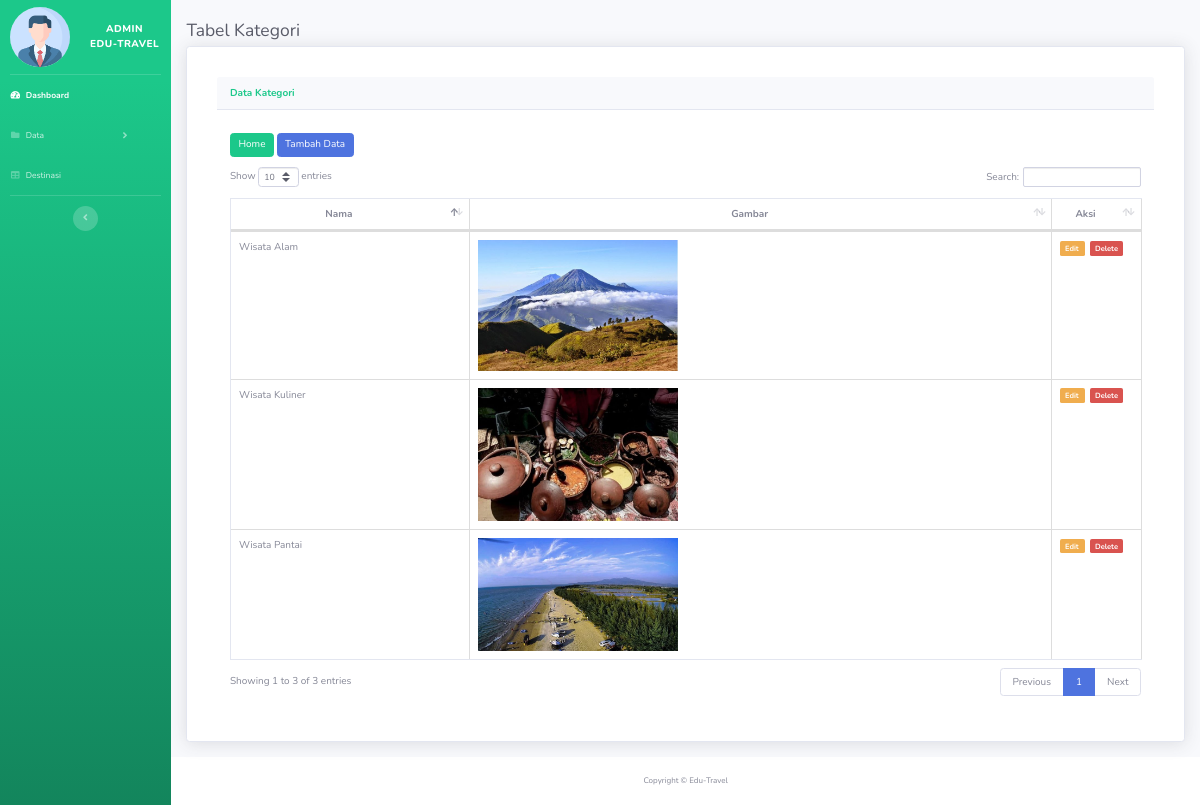
/travelling/admin_page/kategori/kategori.php (signed in), run on an earlier commit of the app's database.
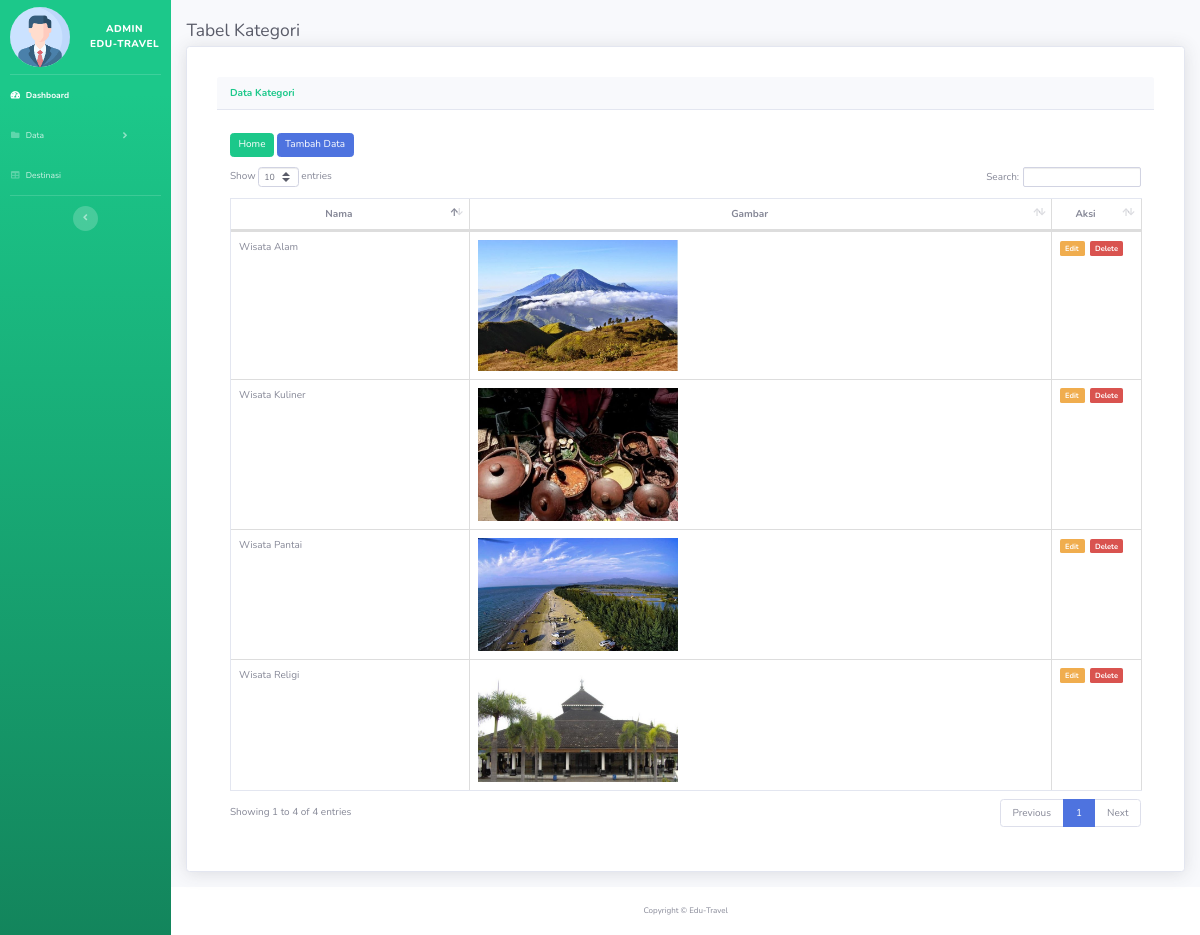
And on a later commit of the database.
### tables this page shows
CREATE TABLE `kategori` (
  `id_kategori` int(11) NOT NULL,
  `nama_kategori` varchar(100) NOT NULL,
  `gambar_kategori` text NOT NULL
);

### travelling/admin_page/kategori/kategori.php (the view, shortened to what the changed rows need)
<!DOCTYPE html>
<html lang="en">
<head>
    <link href="../vendor/fontawesome-free/css/all.min.css" rel="stylesheet" type="text/css">
    <link rel="stylesheet" href="https://maxcdn.bootstrapcdn.com/bootstrap/3.4.1/css/bootstrap.min.css">
    <link href="../css/sb-admin-2.min.css" rel="stylesheet">
    <link href="../vendor/datatables/dataTables.bootstrap4.min.css" rel="stylesheet">
</head>
<body id="page-top">
    <div id="wrapper">
        <div id="content-wrapper" class="d-flex flex-column">
            <div id="content">
                <div class="container-fluid">
                    <h1 class="h3 mb-2 text-gray-800">Tabel Kategori</h1>
                    <div class="card shadow mb-4 p-5">
                        <div class="card-body">
                            <div class="table-responsive">
                                <a class="btn btn-success" style="margin-bottom:10px; margin-top:10px"
                                    href="../index.php">Home</a>
                                <a class="btn btn-primary" style="margin-bottom:10px; margin-top:10px"
                                    href="tambah.php">Tambah Data</a>
                                <table class="table table-bordered" id="dataTable" width="100%" cellspacing="0">
                                    <thead>
                                        <tr style="text-align: center;">
                                            <th style="width: 200px;">Nama</th>
                                            <th>Gambar</th>
                                            <th style="width: 50px;">Aksi</th>
                                        </tr>
                                    </thead>
                                    <tbody>
                                        <?php
                                        require_once '../../koneksi.php';
                                        $sql = "SELECT * FROM kategori";
                                        $query = mysqli_query($koneksi, $sql);
                                        while ($data = mysqli_fetch_array($query)) {
                                            ?>
                                            <tr>
                                                <td>
                                                    <?= $data['nama_kategori']; ?>
                                                </td>
                                                <td>
                                                    <img src="<?= $data["gambar_kategori"]; ?>"
                                                        alt="<?= $data["gambar_kategori"]; ?>" style="width: 200px;">
                                                </td>
                                                <td>
                                                    <a href=" edit.php?id_kategori=<?php echo $data["id_kategori"] ?>"
                                                        class="label label-warning"> Edit
                                                    </a>
                                                    <a href="hapus.php?id_kategori=<?php echo $data["id_kategori"] ?>"
                                                        class="label label-danger"> Delete
                                                    </a>
                                                </td>
                                            </tr>
                                        <?php } ?>
                                    </tbody>
                                </table>
                            </div>
                        </div>
                    </div>
                </div>
            </div>
        </div>
    </div>
</body>
</html>

What changed in the data, as far as the page shows it:
added kategori: nama_kategori "Wisata Religi", gambar_kategori (picture)
Also different on the page:
text written by a page script: "Show entries Search: Showing 1 to 3 of 3 entries Previous 1 Next" → "Show entries Search: Showing 1 to 4 of 4 entries Previous 1 Next"
